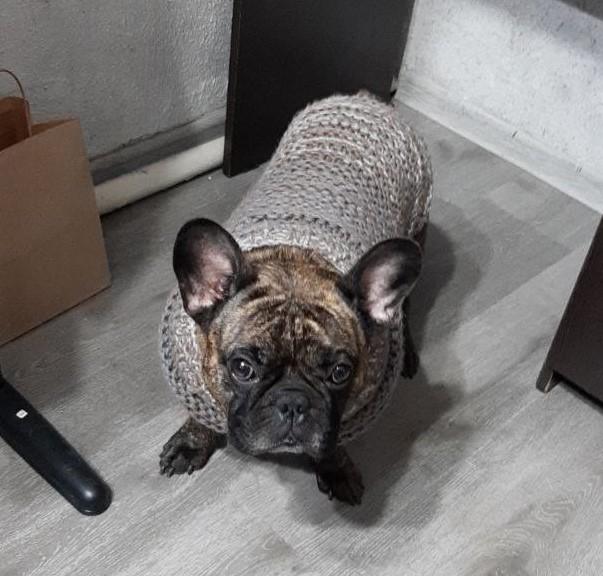
#> input picture photo.jpg, 603 x 576 px
$ jupyter execute 'SVD и PCA на изображении.ipynb'
#> lines starting #> are read from the running program, lines starting #| are printed output that depends on the picture
# SVD и PCA на изображении

[cell 1]
import numpy as np

from matplotlib import image
from matplotlib import pyplot as plt

import cv2

[cell 2]
img = image.imread("photo.jpg")
#> img is the input picture: shape (576, 603, 3); mean R, G, B 119.2, 116.2, 114.9

plt.imshow(img)
plt.show()

[cell 3]
img = image.imread("photo.jpg")
gray_img = cv2.cvtColor(img, cv2.COLOR_RGB2GRAY)

plt.imshow(gray_img, cmap='gray')
plt.show()

[cell 4]
gray_img.shape
#> Out = (576, 603)

[cell 5]
U, lmbd, V = np.linalg.svd(gray_img)
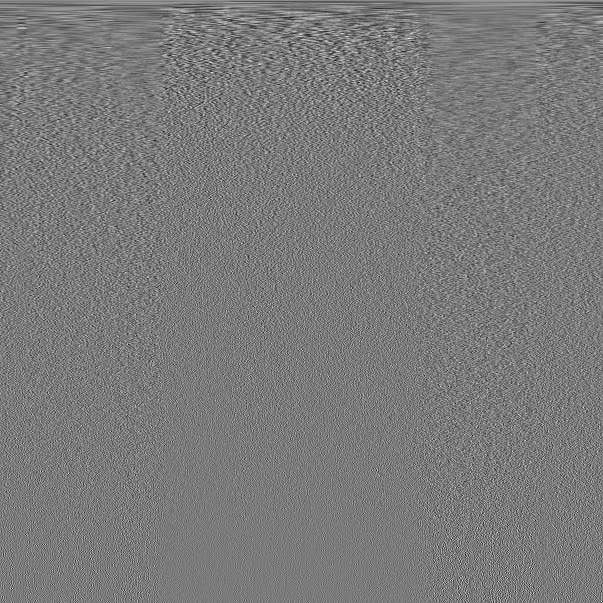
#> V: shape (603, 603) float64; min -0.232, max 0.25, mean 4.1e-05; drawn with min black and max white
#> lmbd = 576 values, max 72307.7 at index 0, min 0.6 at index 575, mean 448.3

[cell 6]
U.shape, lmbd.shape, V.shape
#> Out = ((576, 576), (576,), (603, 603))

[cell 7]
S = np.zeros((U.shape[1], V.shape[0]))

for i in range(U.shape[1]):
    S[i, i] = lmbd[i]

Вернем как было, убедимся что ничего не изменилось

[cell 8]
US = np.dot(U, S)
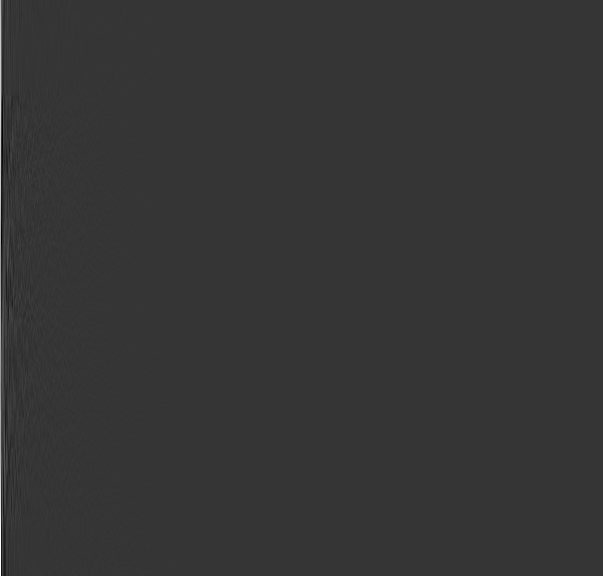
#> US: shape (576, 603) float64; min -1145.1, max 4296.9, mean 5.1; drawn with min black and max white
USV = np.dot(US, V)

plt.imshow(USV, cmap='gray')
plt.show()

[cell 9]
U_crop = U[:, :100]
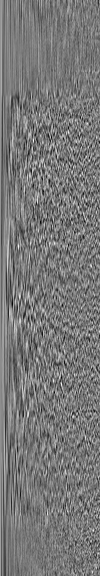
#> U_crop: shape (576, 100) float64; min -0.18, max 0.202, mean 0.00054; drawn with min black and max white
S_crop = S[:100, :100]
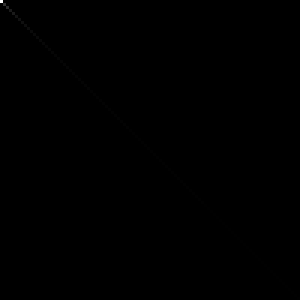
#> S_crop: shape (100, 100) float64 (shown 3 times larger); min 0, max 72307.7, mean 21.4; drawn with min black and max white
V_crop = V[:100, :]
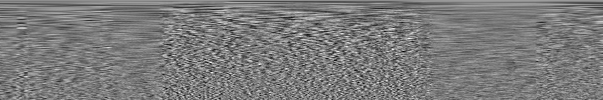
#> V_crop: shape (100, 603) float64; min -0.199, max 0.213, mean 0.000255; drawn with min black and max white
U_crop.shape, S_crop.shape, V_crop.shape
#> Out = ((576, 100), (100, 100), (100, 603))

[cell 10]
US = np.dot(U_crop, S_crop)
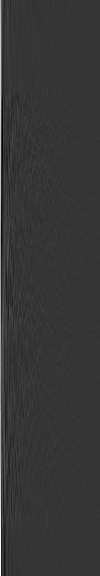
#> US: shape (576, 100) float64; min -1145.1, max 4296.9, mean 30.7; drawn with min black and max white
USV = np.dot(US, V_crop)

plt.imshow(USV, cmap='gray')
plt.show()

На первый взгляд ничего не потеряли в качетсве, хотя достаточно много памяти сэкономлено.

Оставим первые 50 компонент

[cell 11]
d = 50
U_crop = U[:, :d]
#> U_crop: shape (576, 50) float64
S_crop = S[:d, :d]
#> S_crop: shape (50, 50) float64
V_crop = V[:d, :]
#> V_crop: shape (50, 603) float64
U_crop.shape, S_crop.shape, V_crop.shape

US = np.dot(U_crop, S_crop)
#> US: shape (576, 50) float64
USV = np.dot(US, V_crop)

plt.imshow(USV, cmap='gray')
plt.show()

[cell 12]
Mem = U.shape[0] * U.shape[1] + S.shape[0] * S.shape[1] + V.shape[0] * V.shape[1]
#> Mem = 1042713
Mem_crop = U_crop.shape[0] * U_crop.shape[1] + S_crop.shape[0] * S_crop.shape[1] + V_crop.shape[0] * V_crop.shape[1]
#> Mem_crop = 61450
Mem / Mem_crop

Качество немного ухудшилось. Но память сэкономлена почти в 17 раз!

Оставим первые 10 компонент.

[cell 13]
d = 10
U_crop = U[:, :d]
S_crop = S[:d, :d]
V_crop = V[:d, :]
U_crop.shape, S_crop.shape, V_crop.shape

US = np.dot(U_crop, S_crop)
USV = np.dot(US, V_crop)
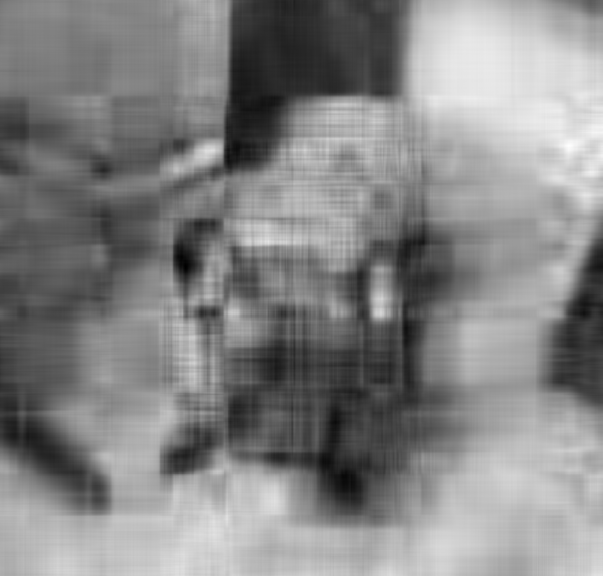
#> USV: shape (576, 603) float64; min -18.87, max 241, mean 117; drawn with min black and max white

plt.imshow(USV, cmap='gray')
plt.show()

Сингулярные числа в матрице S расположены по убыванию: чем ближе к началу, тем компоненты важнее и значимее влияют на качесво.

Уберем первые 10 компонент.

[cell 14]
d = 10
U_crop = U[:, d:]
#> U_crop: shape (576, 566) float64
S_crop = S[d:, d:]
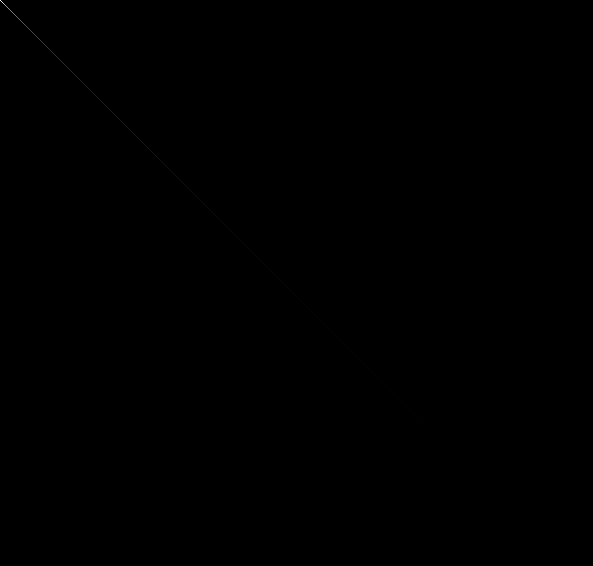
#> S_crop: shape (566, 593) float64; min 0, max 2972.2, mean 0.4; drawn with min black and max white
V_crop = V[d:, :]
#> V_crop: shape (593, 603) float64
U_crop.shape, S_crop.shape, V_crop.shape

US = np.dot(U_crop, S_crop)
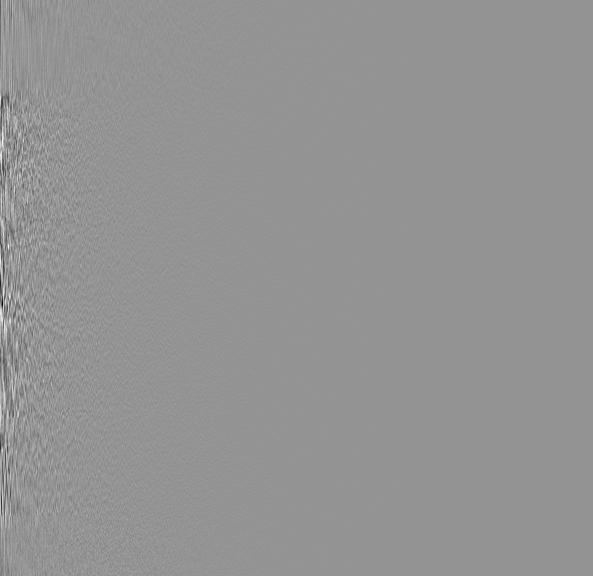
#> US: shape (576, 593) float64; min -461.5, max 334.1, mean 0; drawn with min black and max white
USV = np.dot(US, V_crop)
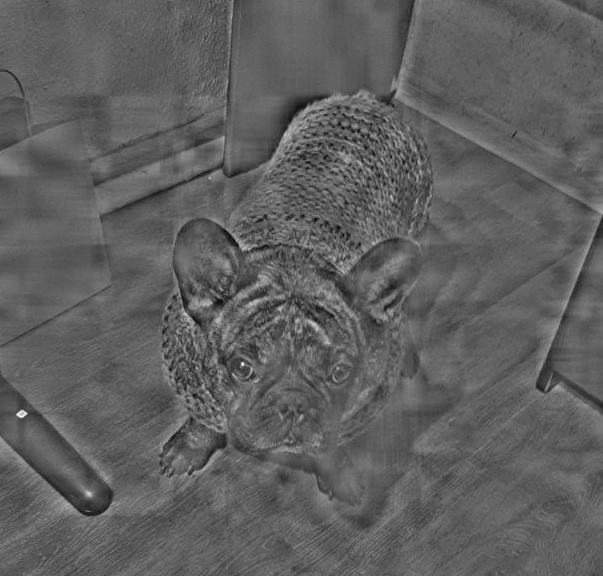
#> USV: shape (576, 603) float64; min -107.7, max 179.6, mean 0; drawn with min black and max white

plt.imshow(USV, cmap='gray')
plt.show()
